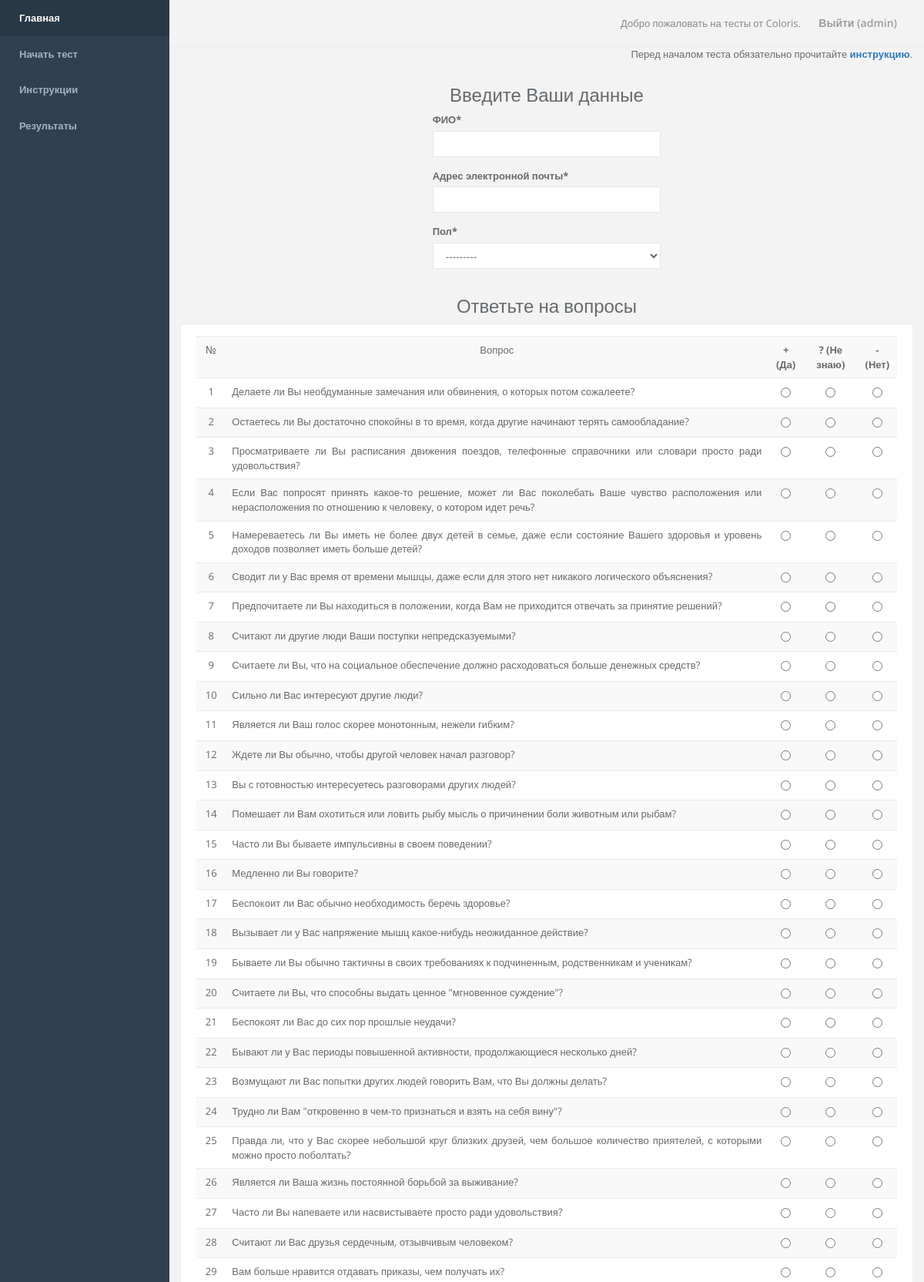
Screenshot of /test/ (signed in, upper part) with the database file from the repository.
### oca_test/models.py (models this page shows, shortened)
class Question(models.Model):
    number = models.IntegerField(unique=True)
    text = models.TextField()
    yes = models.IntegerField()
    no = models.IntegerField()
    do_not_know = models.IntegerField()
    character = models.CharField(max_length=1, choices=QUESTION_CHOICES,
                                 default="A")

### oca_test/views.py (the view, shortened to what this page needs)
# urls.py: url(r'^test/$', 'oca_test.views.test', name='test'),
def test(request):
    title = "Test - Coloris"
    user_form = UserForm(request.POST or None)
    questions = Question.objects.all()
    context = {
        "title": title,
        "user_form": user_form,
        "questions": questions,
    }
    return render(request, "oca_test.html", context)

### oca_test/forms.py
class UserForm(forms.ModelForm):
    class Meta:
        model = User
        fields = ["name", "email", "sex"]

### oca_test/templates/oca_test.html (shortened to what this page needs)
{% extends "base.html" %}
{% load crispy_forms_tags %}
{% block content %}
    <p align="right">Перед началом теста обязательно прочитайте
        <a href="/instructions/"><strong>инструкцию</strong></a>.
    </p>
    {% if not thank_you %}
    <form method="post" action="">{% csrf_token %}
        <div class="row">
            <div class="col-lg-4 col-lg-offset-4">
                <h2 align="center">Введите Ваши данные</h2>
                {{ user_form|crispy }}
            </div>
        </div>
        <h2 align="center">Ответьте на вопросы</h2>
        <div class="row">
            <div class="col-lg-12">
                <div class="ibox">
                    <div class="ibox-content">
                        <div class="table-responsive">
                            <table class="table table-striped">
                                <tbody>
                                <tr>
                                    <td align="center">№</td>
                                    <td align="center">Вопрос</td>
                                    <td align="center"><strong>+ (Да)</strong></td>
                                    <td align="center"><strong>? (Не знаю)</strong></td>
                                    <td align="center"><strong>- (Нет)</strong></td>
                                </tr>
                                {% for question in questions %}
                                    <tr>
                                        <td align="center">{{ question.number }}</td>
                                        <td align="justify">{{ question.text }}</td>
                                        <td align="center"><input type='radio' value="y" name='{{ question.number }}'
                                                                  >
                                        </td>
                                        <td align="center"><input type='radio' value="m" name='{{ question.number }}'
                                                                  >
                                        </td>
                                        <td align="center"><input type='radio' value="n" name='{{ question.number }}'
                                                                  >
                                        </td>
                                    </tr>
                                {% endfor %}
                                </tbody>
                            </table>
                        </div>
                    </div>
                </div>
            </div>
        </div>
    </form>
    {% else %}
        <h3 align="center"><strong>{{ thank_you }}</strong></h3>
    {% endif %}
{% endblock %}

### oca_test/templates/nav_top.html (shortened to what this page needs)
            <div class="row border-bottom">
            <nav class="navbar navbar-static-top" role="navigation" style="margin-bottom: 0">
            <ul class="nav navbar-top-links navbar-right">
                <li>
                    <span class="m-r-sm text-muted welcome-message">Добро пожаловать на тесты от Coloris.</span>
                </li>
                <li>
                    {% if user.is_authenticated %}
                    <a href="/logout/">
                        Выйти ({{ user }})
                    </a>
                    {% endif %}
                </li>
            </ul>
            </nav>
            </div>

### rows the page displays
Question: number "1", text "Делаете ли Вы необдуманные замечания или обвинения, о которых потом сожалеете?"
Question: number "2", text "Остаетесь ли Вы достаточно спокойны в то время, когда другие начинают терять самообладание?"
Question: number "3", text "Просматриваете ли Вы расписания движения поездов, телефонные справочники или словари просто ради удовольствия?"
Question: number "4", text "Если Вас попросят принять какое-то решение, может ли Вас поколебать Ваше чувство расположения или нерасположения по отношению к человеку, о котором идет речь?"
Question: number "5", text "Намереваетесь ли Вы иметь не более двух детей в семье, даже если состояние Вашего здоровья и уровень доходов позволяет иметь больше детей?"
Question: number "6", text "Сводит ли у Вас время от времени мышцы, даже если для этого нет никакого логического объяснения?"
Question: number "7", text "Предпочитаете ли Вы находиться в положении, когда Вам не приходится отвечать за принятие решений?"
Question: number "8", text "Считают ли другие люди Ваши поступки непредсказуемыми?"
Question: number "9", text "Считаете ли Вы, что на социальное обеспечение должно расходоваться больше денежных средств?"
Question: number "10", text "Сильно ли Вас интересуют другие люди?"
Question: number "11", text "Является ли Ваш голос скорее монотонным, нежели гибким?"
Question: number "12", text "Ждете ли Вы обычно, чтобы другой человек начал разговор?"
Question: number "13", text "Вы с готовностью интересуетесь разговорами других людей?"
Question: number "14", text "Помешает ли Вам охотиться или ловить рыбу мысль о причинении боли животным или рыбам?"
Question: number "15", text "Часто ли Вы бываете импульсивны в своем поведении?"
Question: number "16", text "Медленно ли Вы говорите?"
Question: number "17", text "Беспокоит ли Вас обычно необходимость беречь здоровье?"
Question: number "18", text "Вызывает ли у Вас напряжение мышц какое-нибудь неожиданное действие?"
Question: number "19", text "Бываете ли Вы обычно тактичны в своих требованиях к подчиненным, родственникам и ученикам?"
Question: number "20", text "Считаете ли Вы, что способны выдать ценное \"мгновенное суждение\"?"
Question: number "21", text "Беспокоят ли Вас до сих пор прошлые неудачи?"
Question: number "22", text "Бывают ли у Вас периоды повышенной активности, продолжающиеся несколько дней?"
Question: number "23", text "Возмущают ли Вас попытки других людей говорить Вам, что Вы должны делать?"
Question: number "24", text "Трудно ли Вам \"откровенно в чем-то признаться и взять на себя вину\"?"
Question: number "25", text "Правда ли, что у Вас скорее небольшой круг близких друзей, чем большое количество приятелей, с которыми можно просто поболтать?"
Question: number "26", text "Является ли Ваша жизнь постоянной борьбой за выживание?"
Question: number "27", text "Часто ли Вы напеваете или насвистываете просто ради удовольствия?"
Question: number "28", text "Считают ли Вас друзья сердечным, отзывчивым человеком?"
Question: number "29", text "Вам больше нравится отдавать приказы, чем получать их?"

### other values shown
{{ user }} "admin"
